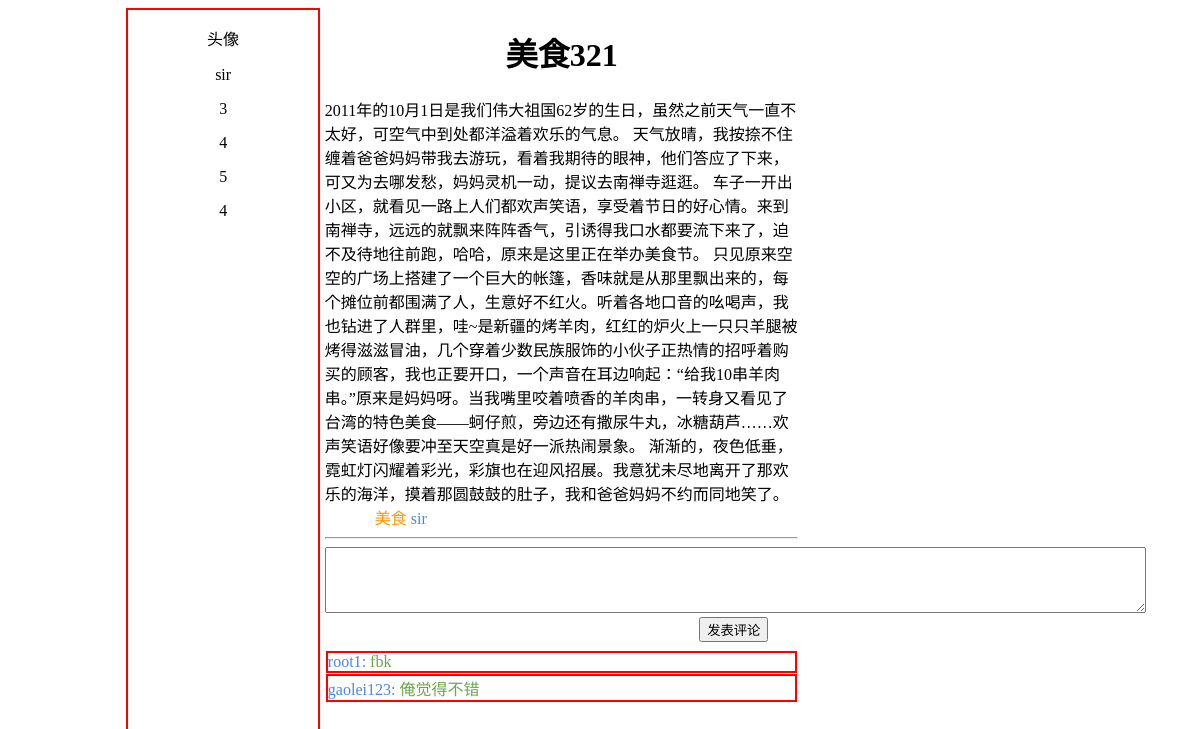
The page /myblogs/1/detailes on the database its author committed.
### myblogs/models.py (models this page shows, shortened)
class Article(models.Model):
    title = models.CharField('Title', max_length=10)
    author = models.CharField('Author', max_length=16)
    pub_date = models.DateTimeField('Data Published', auto_now_add=True)
    content = models.TextField('Content', blank=True)
    tag = models.ForeignKey(Tag, on_delete=models.CASCADE)
    class Meta:
        ordering = ['-pub_date']

class Tag(models.Model):
    tagName = models.CharField('Tag', max_length=5)

class Comments(models.Model):
    article = models.ForeignKey(Article, verbose_name='博客', on_delete=models.CASCADE)
    visterName = models.CharField('Name', max_length=16)
    email = models.EmailField('Email')
    content = models.CharField('Comment', max_length=240)
    pub_date = models.DateTimeField('Data Published', auto_now_add=True)

### myblogs/views.py (the view)
# urls.py: path('<int:article_id>/detailes', views.get_detail, name='detail'),
def get_detail(request, article_id):
    article = get_object_or_404(Article, pk=article_id)
    comments = Comments.objects.filter(article=article_id)
    context = {
        'article': article,
        'comments': comments
    }
    return render(request, 'blogs/details.html', context)

### myblogs/templates/blogs/details.html (shortened to what this page needs)
<!DOCTYPE html>
<html lang="en">
<head>
</head>
<body>
<div class="body">
    <div class="left-body" align="center">
            <p>头像</p>
            <p>{{ article.author }}</p>
            <p>3</p>
            <p>4</p>
            <p>5</p>
            <p>4</p>
    </div>
    <div class="right-body">
         <div class="title" style="text-align:center;">
            <h1>{{ article.title }}</h1>
         </div>
        <div>
            {{ article.content }}
        </div>
        <span class="tag" style="color: #ff9900;padding-left:50px;">{{ article.tag.tagName }}</span>
        <span class="author" style="color: #4a86e8;">sir</span>
        <hr>
        <div class="comments">
            <form action="" method="post" id="from-data">
            <textarea cols="100" rows="4" style="" name="content" ></textarea>
            <div>
                <input type="button" value="发表评论" id="login"style="float:right;margin-right:30px;" onclick="saveComment();">
            </div>
            </form>
        </div>
        <br>
        <div>
             <ul>
                 {% for comment in comments %}
                    <li >
                    <span class="author" style="color: #4a86e8;">{{ comment.visterName }}:</span>
                    <span class="created" style="color: #6aa84e;">{{ comment.content }}</span>
                    </li>
                 {% endfor %}
            </ul>
        </div>
    </div>
</div>
</body>
</html>

### myblogs/templates/blogs/details.html (style rules this page uses)
.body { margin: 0 auto; width: 80%; height: 999px; }
.left-body { width: 20%; height: 999px; float: left; border: 2px solid red; }
.right-body { padding-left: 5px; background-color: white; width: 50%; height: 999px; float: left; }
ul { padding-left:0px ; list-style-type: none; }
li { border: 2px solid red; margin: 1px; }

### rows shown on the page
Article: author "sir", title "美食321", content "2011年的10月1日是我们伟大祖国62岁的生日，虽然之前天气一直不太好，可空气中到处都洋溢着欢乐的气息。 天气放晴，我按捺不住缠着爸爸妈妈带我去游玩，看着我期待的眼神，他们答应了下来，可又为去哪发愁，妈妈灵机一动，提议去南禅寺逛逛。 车子一开出小区，就看见一路上人们都欢声笑语，享受着节日的好心情。来到南禅寺，远远的就飘来阵阵香气，引诱得我口水都要流下来了，迫不及待地往前跑，哈哈，原来是这里正在举办美食节。 只见原来空空的广场上搭建了一个巨大的帐篷，香味就是从那里飘出来的，每个摊位前都围满了人，生意好不红火。听着各地口音的吆喝声，我也钻进了人群里，哇~是新疆的烤羊肉，红红的炉火上一只只羊腿被烤得滋滋冒油，几个穿着少数民族服饰的小伙子正热情的招呼着购买的顾客，我也正要开口，一个声音在耳边响起：“给我10串羊肉串。”原来是妈妈呀。当我嘴里咬着喷香的羊肉串，一转身又看见了台湾的特色美食——蚵仔煎，旁边还有撒尿牛丸，冰糖葫芦……欢声笑语好像要冲至天空真是好一派热闹景象。 渐渐的，夜色低垂，霓虹灯闪耀着彩光，彩旗也在迎风招展。我意犹未尽地离开了那欢乐的海洋，摸着那圆鼓鼓的肚子，我和爸爸妈妈不约而同地笑了。", tag.tagName "美食"
Comments: visterName "root1", content "fbk"
Comments: visterName "gaolei123", content "俺觉得不错"
